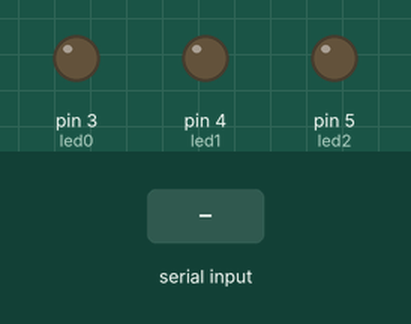
This sketch was run on a simulated Arduino Uno, built with avr-gcc and run on an emulated ATmega328P. Shown: output pins drawn as LEDs (lit = HIGH). Inputs (shaded band) come from the test bench. What the sketch prints to the serial monitor is not drawn.

Above: at 1.2 s.
1.3 s: "1\n" received over Serial
Timing chart, 0 to 4.3 s (numbered marks = the images above; inputs shaded):
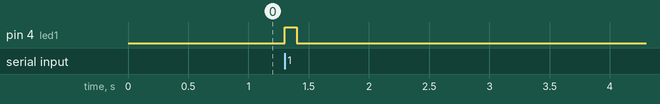

Measured:
- after the input at 1.3 s, pin 4 (led1): LOW → HIGH at once, → LOW 0.10 s later

The sketch:

4_1.ino
```cpp
int led0=3;
int led1=4;
int led2=5;
char x;

void setup() {
  // put your setup code here, to run once:
  pinMode(led0,OUTPUT);
  pinMode(led1,OUTPUT);
  pinMode(led2,OUTPUT);
  Serial.begin(9600);
}

void loop() {
  // put your main code here, to run repeatedly:
  while(Serial.available()==0);
  String val=Serial.readStringUntil('\n');

  int i=0;
  int letter=0;
  int number=0;
  int count=0;
  while(val[i])
  {
    x=val[i];
    if((x>='a' && x<='z') || (x>='A' && x<='Z'))
    {
      letter=1;
      count++;
    }
    else if( x>='0' && x<='9')
    {
      number=1;
    }
    else
    {
      number=1;
      letter=1;
    }
   i++;
  }
  if(letter==1 && number==0 && count>4)
  {
    digitalWrite(led0,HIGH);
    delay(100);
    digitalWrite(led0,LOW);
    Serial.println("String");
  }
  else if(letter==0 && number==1)
  {
    digitalWrite(led1,HIGH);
    delay(100);
    digitalWrite(led1,LOW);
    Serial.println("number");
  }
  else if((letter==1 && number==1) || count<=4 )
  {
    digitalWrite(led2,HIGH);
    delay(100);
    digitalWrite(led2,LOW);
    Serial.println("garbage");
  }
//Serial.println(number);
//Serial.println(letter);

}
```
